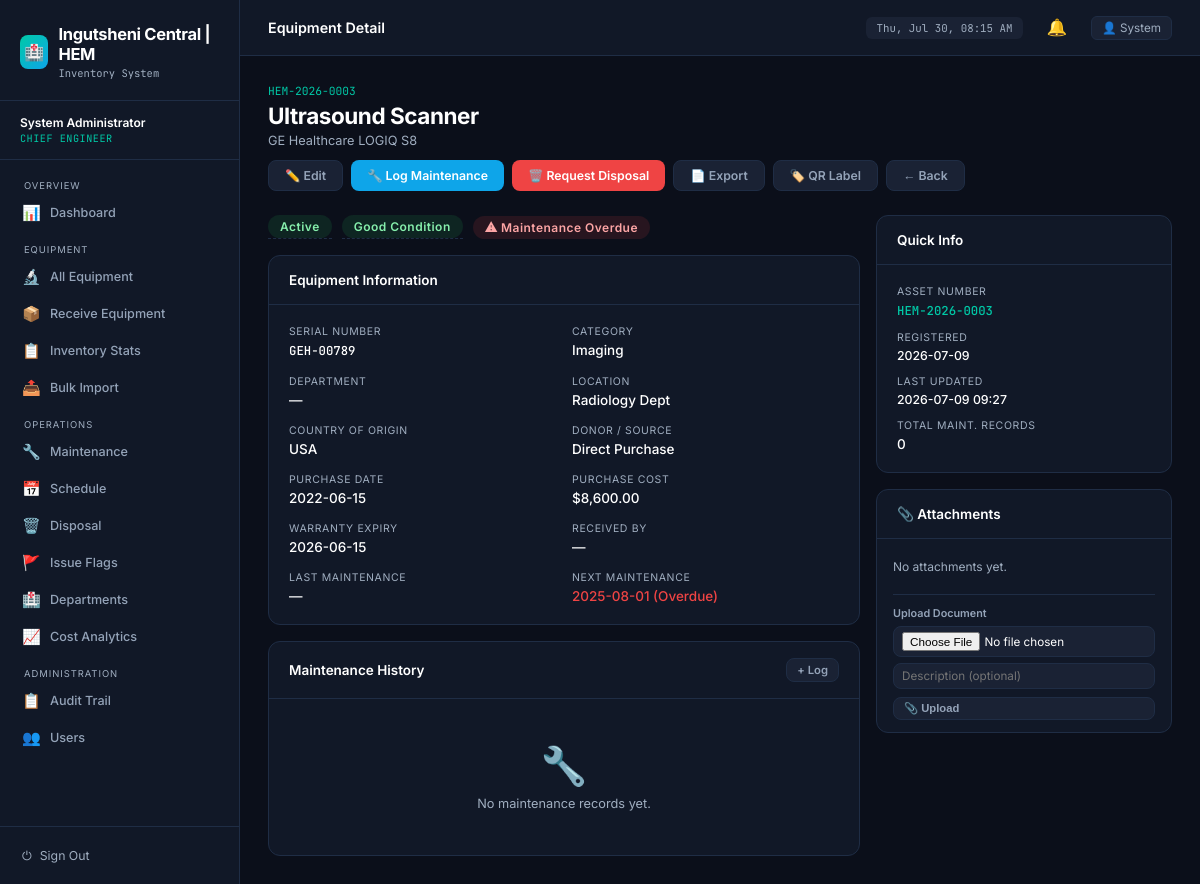
The page /equipment/3 (signed in) on the database as committed earlier.
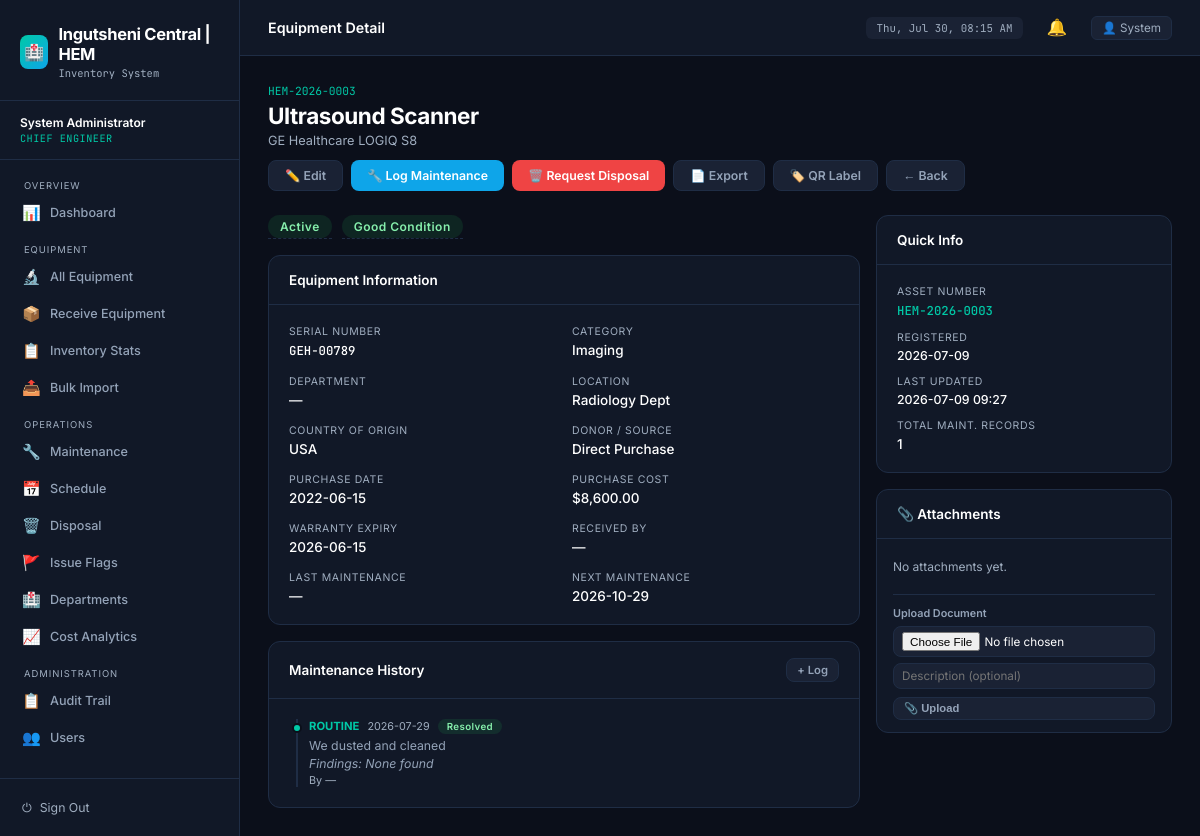
The same page on the database as committed later.
### tables this page shows
CREATE TABLE "equipment" (
            id INTEGER PRIMARY KEY AUTOINCREMENT, 
            asset_number TEXT NOT NULL, 
            name TEXT NOT NULL, 
            model TEXT, 
            manufacturer TEXT, 
            serial_number TEXT NOT NULL UNIQUE, 
            category TEXT, 
            department_id INTEGER, 
            location TEXT, 
            country_of_origin TEXT, 
            donor_name TEXT, 
            state TEXT DEFAULT "Active", 
            condition TEXT DEFAULT "Good", 
            purchase_date TEXT, 
            purchase_cost REAL, 
            warranty_expiry TEXT, 
            last_maintenance TEXT, 
            next_maintenance TEXT, 
            notes TEXT, 
            received_by_id INTEGER, 
            created_at TEXT, 
            updated_at TEXT, 
            location_id INTEGER, 
            quantity INTEGER DEFAULT 1, 
            FOREIGN KEY(department_id) REFERENCES departments(id)
        );

CREATE TABLE maintenance_records (
  id INTEGER PRIMARY KEY AUTOINCREMENT,
  equipment_id INTEGER NOT NULL,
  performed_by_id INTEGER,
  maintenance_type TEXT, description TEXT NOT NULL,
  findings TEXT, outcome TEXT, cost REAL,
  scheduled_date TEXT, completed_date TEXT, next_due TEXT,
  created_at TEXT DEFAULT (datetime('now')),
  FOREIGN KEY(equipment_id) REFERENCES equipment(id),
  FOREIGN KEY(performed_by_id) REFERENCES users(id)
);

### run_production.py (the view)
@app.route('/equipment/<int:eq_id>')
@login_required
def equipment_detail(eq_id):
    eq = query('SELECT * FROM equipment WHERE id = ?', (eq_id,), one=True)
    if not eq:
        flash('Equipment not found')
        return redirect(url_for('equipment_list'))
    maintenance = query('SELECT * FROM maintenance_records WHERE equipment_id = ? ORDER BY created_at DESC', (eq_id,))
    disposal = query('SELECT * FROM disposal_records WHERE equipment_id = ?', (eq_id,), one=True)
    attachments = query('SELECT * FROM attachments WHERE equipment_id = ? ORDER BY created_at DESC', (eq_id,))
    return render_template('equipment_detail.html', eq=eq, maintenance=maintenance, disposal=disposal, attachments=attachments)

### run_production.py (called while the page is built)
def get_db():
    if 'db' not in g:
        g.db = sqlite3.connect(DATABASE)
        g.db.row_factory = sqlite3.Row
    return g.db

def query(sql, args=(), one=False):
    cur = get_db().execute(sql, args)
    rv = cur.fetchall()
    cur.close()
    return (rv[0] if rv else None) if one else rv

def login_required(f):
    @wraps(f)
    def decorated_function(*args, **kwargs):
        if 'user_id' not in session:
            return redirect(url_for('login'))
        return f(*args, **kwargs)
    return decorated_function

@app.template_filter('fmtdate')
def fmtdate(value, format='%Y-%m-%d'):
    if not value: return '—'
    try:
        if isinstance(value, str):
            dt = datetime.strptime(value.split(' ')[0], '%Y-%m-%d')
        else:
            dt = value
        return dt.strftime(format)
    except:
        return value

@app.template_filter('fmtdatetime')
def fmtdatetime(value, format='%Y-%m-%d %H:%M'):
    if not value: return '—'
    try:
        if isinstance(value, str):
            dt = datetime.strptime(value.split('.')[0], '%Y-%m-%d %H:%M:%S')
        else:
            dt = value
        return dt.strftime(format)
    except:
        return value

### templates/equipment_detail.html (shortened to what the changed rows need)
{% extends 'base.html' %}
{% block content %}
<div style="display:flex;align-items:flex-start;justify-content:space-between;margin-bottom:24px;flex-wrap:wrap;gap:12px">
  <div>
    <div style="font-family:'JetBrains Mono',monospace;font-size:0.75rem;color:var(--accent);margin-bottom:4px">{{ eq['asset_number'] }}</div>
    <h1 style="font-size:1.5rem;font-weight:700;letter-spacing:-0.02em">{{ eq['name'] }}</h1>
    <div style="color:var(--text-muted);font-size:0.85rem;margin-top:4px">{{ eq['manufacturer'] }} {{ eq['model'] }}</div>
  </div>
</div>
<div style="display:grid;grid-template-columns:2fr 1fr;gap:16px">
  <div style="display:flex;flex-direction:column;gap:16px">
    <div style="display:flex;gap:10px;flex-wrap:wrap;align-items:center">
      <div id="display-state" class="inline-edit-val" onclick="{{ 'showInlineEdit(\"state\")' if session.role in ['chief_engineer','technician'] else '' }}"
           title="{{ 'Click to change state' if session.role in ['chief_engineer','technician'] else '' }}">
        <span class="badge {{ state_badge(eq['state']) }}" style="font-size:0.8rem;padding:4px 12px">{{ eq['state'] }}</span>
      </div>
      <div id="display-condition" class="inline-edit-val" onclick="{{ 'showInlineEdit(\"condition\")' if session.role in ['chief_engineer','technician'] else '' }}"
           title="{{ 'Click to change condition' if session.role in ['chief_engineer','technician'] else '' }}">
        <span class="badge {{ cond_badge(eq['condition']) }}" style="font-size:0.8rem;padding:4px 12px">{{ eq['condition'] }} Condition</span>
      </div>
      {% if is_overdue(eq['next_maintenance']) and eq['state'] == 'Active' %}
      <span class="badge badge-red pulse" style="font-size:0.8rem;padding:4px 12px">⚠ Maintenance Overdue</span>
      {% endif %}
    </div>
    <div class="card">
      <div class="card-header"><h2>Equipment Information</h2></div>
      <div class="card-body">
        <div class="detail-grid">
          <div class="detail-item"><div class="key">Serial Number</div><div class="val mono">{{ eq['serial_number'] or '—' }}</div></div>
          <div class="detail-item"><div class="key">Category</div><div class="val">{{ eq['category'] or '—' }}</div></div>
          <div class="detail-item"><div class="key">Location</div><div class="val">{{ eq['location'] or '—' }}</div></div>
          <div class="detail-item"><div class="key">Country of Origin</div><div class="val">{{ eq['country_of_origin'] or '—' }}</div></div>
          <div class="detail-item"><div class="key">Donor / Source</div><div class="val">{{ eq['donor_name'] or 'Direct Purchase' }}</div></div>
          {% if session.role != 'intern' %}
          <div class="detail-item"><div class="key">Purchase Date</div><div class="val">{{ eq['purchase_date']|fmtdate }}</div></div>
          <div class="detail-item"><div class="key">Purchase Cost</div><div class="val">{{ eq['purchase_cost']|currency }}</div></div>
          {% endif %}
          <div class="detail-item"><div class="key">Warranty Expiry</div><div class="val">{{ eq['warranty_expiry']|fmtdate }}</div></div>
          <div class="detail-item">
            <div class="key">Next Maintenance</div>
            <div class="val">
              {% if eq['next_maintenance'] %}
                {% if is_overdue(eq['next_maintenance']) %}
                  <span style="color:var(--danger)">{{ eq['next_maintenance']|fmtdate }} (Overdue)</span>
                {% else %}
                  {{ eq['next_maintenance']|fmtdate }}
                {% endif %}
              {% else %}—{% endif %}
            </div>
          </div>
        </div>
      </div>
    </div>
    <div class="card">
      <div class="card-header">
        <h2>Maintenance History</h2>
      </div>
      <div class="card-body">
        {% if maintenance %}
        <div class="timeline">
          {% for rec in maintenance %}
          <div class="timeline-item">
            <div class="t-header">
              <span class="t-type">{{ rec['maintenance_type'] }}</span>
              <span class="t-date">{{ (rec['completed_date'] or rec['created_at'])|fmtdate }}</span>
              {% set out_map={'Resolved':'badge-green','Pending':'badge-amber','Escalated':'badge-red'} %}
              <span class="badge {{ out_map.get(rec['outcome'],'badge-gray') }}" style="font-size:0.65rem">{{ rec['outcome'] }}</span>
            </div>
            <div class="t-desc">{{ rec['description'] }}</div>
            {% if rec['findings'] %}<div class="t-desc" style="margin-top:3px;font-style:italic">Findings: {{ rec['findings'] }}</div>{% endif %}
            <div class="t-by">By {{ rec['tech_name'] or '—' }}{% if rec['cost'] %} · Cost: {{ rec['cost']|currency }}{% endif %}</div>
          </div>
          {% endfor %}
        </div>
        {% else %}
        <div class="empty" style="padding:24px"><div class="emoji">🔧</div><p>No maintenance records yet.</p></div>
        {% endif %}
      </div>
    </div>
  </div>
  <div style="display:flex;flex-direction:column;gap:16px">
    <div class="card">
      <div class="card-header"><h2>Quick Info</h2></div>
      <div class="card-body" style="display:flex;flex-direction:column;gap:12px">
        <div class="detail-item"><div class="key">Asset Number</div><div class="val mono" style="color:var(--accent)">{{ eq['asset_number'] }}</div></div>
        <div class="detail-item"><div class="key">Registered</div><div class="val" style="font-size:0.82rem">{{ eq['created_at']|fmtdate }}</div></div>
        <div class="detail-item"><div class="key">Last Updated</div><div class="val" style="font-size:0.82rem">{{ eq['updated_at']|fmtdatetime }}</div></div>
        <div class="detail-item"><div class="key">Total Maint. Records</div><div class="val">{{ maintenance|length }}</div></div>
      </div>
    </div>
    <div class="card">
      <div class="card-header"><h2>📎 Attachments</h2></div>
    </div>
  </div>
</div>
{% endblock %}

Rows that differ between the two databases and show on the page:
changed equipment "Ultrasound Scanner": next_maintenance "2025-08-01" → "2026-10-29" (drawn); next_maintenance|fmtdate "2025-08-01" → "2026-10-29"
added maintenance_records: maintenance_type "ROUTINE", completed_date "2026-07-29", outcome "Resolved", description "We dusted and cleaned", findings "None found", rec "—"
Other text that changed with them:
{{ maintenance|length }}: "0" → "1"
text no longer shown: "⚠ Maintenance Overdue (Overdue) 🔧 No maintenance records yet."
